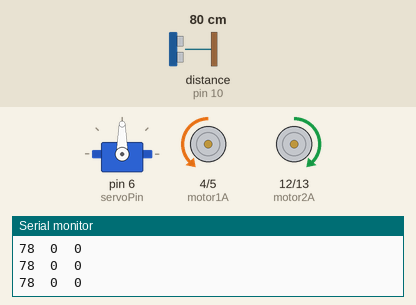
Recording of a sketch running on a simulated Arduino Uno, built with avr-gcc and run on an emulated ATmega328P. Parts: servo, motor-driver pin pairs drawn as motors (green arrow = first pin HIGH = forward, orange = second pin HIGH = backward, longer = more drive, scaled by the enable pin), the last lines printed to the serial monitor. Wiring (inferred from the names in the program): ultrasonic range finder: trigger pin 9; echo pin 10. The inputs (shaded band) are chosen by the test bench; at power-on: distance to the obstacle (sensor on pin 10) 80 cm. The echo pulse lasts 58.3 µs per cm.

Above: at 1.2 s.
1.3 s: distance to the obstacle (sensor on pin 10) set to 23 cm
4.3 s: distance to the obstacle (sensor on pin 10) set to 19 cm
At 5.4 s:
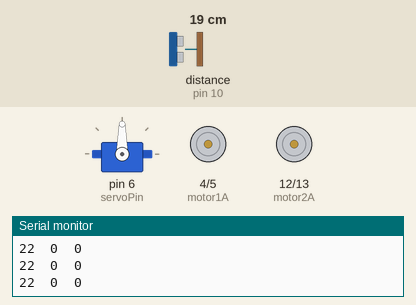
At 7.0 s:
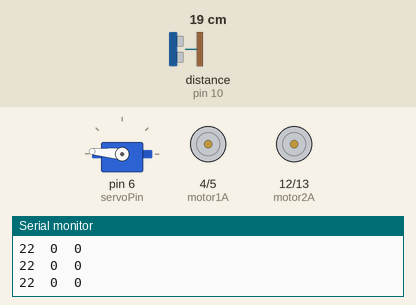
7.3 s: distance to the obstacle (sensor on pin 10) set to 35 cm
10.3 s: distance to the obstacle (sensor on pin 10) set to 2 cm
At 12.0 s:
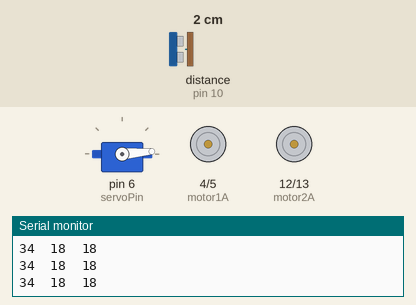
Timing chart, 0 to 17.3 s (numbered marks = the images above; inputs shaded):
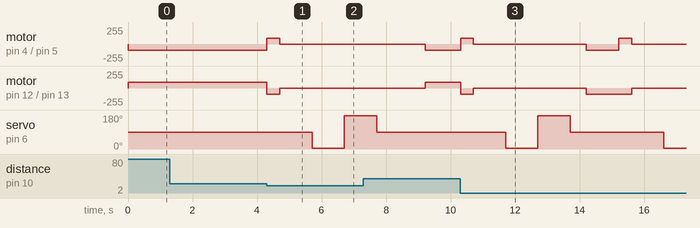

Measured:
- the behaviour switches between 22 and 21 cm on distance to the obstacle (sensor on pin 10) (found by bisection; images 0 and 1)
- after the input at 4.3 s, motor on pin 4 (motor1A) / pin 5 (motor1B): backward 90/255 → forward 90/255 at once, → stopped 0.40 s later; motor on pin 12 (motor2A) / pin 13 (motor2B): forward 90/255 → backward 90/255 at once, → stopped 0.40 s later; servo on pin 6 (servoPin): 90° → 5° after 1.4 s, → 175° 1.0 s later

The sketch:

obstacle.ino
```cpp
#include <Servo.h>

#define trigPin   9
#define echoPin  10

#define servoPin  6

#define motor1EN  3
#define motor1A   4
#define motor1B   5

#define motor2EN 11
#define motor2A  12
#define motor2B  13

#define obstacleDistance 20
#define safeDistance     15

Servo ultrasonicServo;

int rightdistance=0 , leftdistance=0;

void setup() {
  pinMode(trigPin, OUTPUT);
  pinMode(echoPin, INPUT);

  pinMode(motor1EN, OUTPUT);
  pinMode(motor1A, OUTPUT);
  pinMode(motor1B, OUTPUT);

  pinMode(motor2EN, OUTPUT);
  pinMode(motor2A, OUTPUT);
  pinMode(motor2B, OUTPUT);

  ultrasonicServo.attach(servoPin);
  ultrasonicServo.write(90);
  Serial.begin(9600);
}

void loop() {
  int distance = getUltrasonicDistance();

  if (distance <= obstacleDistance) {
    moveBackward();
    delay(400);
    stopCar();
    delay(1000);
    ultrasonicServo.write(5);
    rightdistance = getUltrasonicDistance();
    delay(1000);
    ultrasonicServo.write(175);
    leftdistance = getUltrasonicDistance();
    delay(1000);
    ultrasonicServo.write(90);
    delay(500);
    if(rightdistance<leftdistance){
      turnLeft();
      delay(1000);
      moveForward();
    }else if(rightdistance>leftdistance){
      turnRight();
      delay(1000);
      moveForward();
    }else if(rightdistance<obstacleDistance && leftdistance<obstacleDistance){
      stopCar();
      delay(1000);
    }


  }
   else{
    moveForward();
  }

  Serial.print(distance);
  Serial.print("\t");
  Serial.print(rightdistance);
  Serial.print("\t");
  Serial.println(leftdistance);

}

int getUltrasonicDistance() {
  digitalWrite(trigPin, LOW);
  delayMicroseconds(2);
  digitalWrite(trigPin, HIGH);
  delayMicroseconds(10);
  digitalWrite(trigPin, LOW);

  int duration = pulseIn(echoPin, HIGH);
  int distance = duration * 0.034 / 2;

  return distance;
}

void moveBackward() {

  digitalWrite(motor1A, HIGH);
  digitalWrite(motor1B, LOW);
  digitalWrite(motor2A, LOW);
  digitalWrite(motor2B, HIGH);

  analogWrite(motor1EN, 90);
  analogWrite(motor2EN, 90);
}

void moveForward() {

  digitalWrite(motor1A, LOW);
  digitalWrite(motor1B, HIGH);
  digitalWrite(motor2A, HIGH);
  digitalWrite(motor2B, LOW);

  analogWrite(motor1EN, 90);
  analogWrite(motor2EN, 90);
}

void turnLeft() {

  digitalWrite(motor1A, LOW);
  digitalWrite(motor1B, HIGH);
  digitalWrite(motor2A, LOW);
  digitalWrite(motor2B, HIGH);

  analogWrite(motor1EN, 90);
  analogWrite(motor2EN, 90);
}

void turnRight() {

  digitalWrite(motor1A, HIGH);
  digitalWrite(motor1B, LOW);
  digitalWrite(motor2A, HIGH);
  digitalWrite(motor2B, LOW);

  analogWrite(motor1EN, 90);
  analogWrite(motor2EN, 90);
}

void stopCar() {
  digitalWrite(motor1A, LOW);
  digitalWrite(motor1B, LOW);
  digitalWrite(motor2A, LOW);
  digitalWrite(motor2B, LOW);

  analogWrite(motor1EN, 0);
  analogWrite(motor2EN, 0);
}
```
